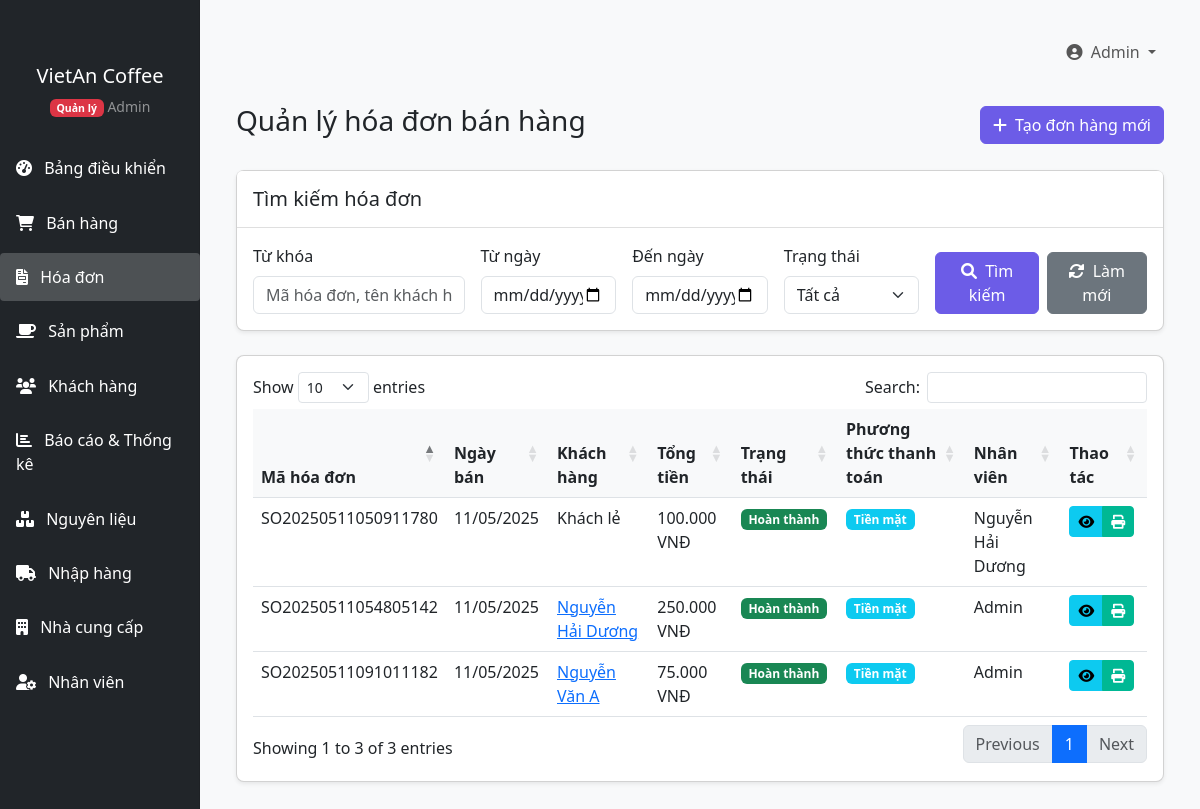
The app's page /QuanLyCafe/index.php?page=invoices (signed in) with its own data.
### tables this page shows
CREATE TABLE `sales_orders` (
  `id` int(11) NOT NULL,
  `order_number` varchar(20) NOT NULL,
  `customer_id` int(11) DEFAULT NULL,
  `user_id` int(11) DEFAULT NULL,
  `order_date` date NOT NULL,
  `total_amount` decimal(10,2) NOT NULL,
  `status` enum('pending','completed','cancelled') DEFAULT 'completed',
  `payment_method` enum('cash','card','transfer') DEFAULT 'cash',
  `notes` text DEFAULT NULL,
  `created_at` timestamp NOT NULL DEFAULT current_timestamp(),
  `updated_at` timestamp NOT NULL DEFAULT current_timestamp() ON UPDATE current_timestamp()
);

CREATE TABLE `users` (
  `id` int(11) NOT NULL,
  `name` varchar(100) NOT NULL,
  `email` varchar(100) NOT NULL,
  `password` varchar(255) NOT NULL,
  `role` enum('admin','staff') NOT NULL,
  `phone` varchar(20) DEFAULT NULL,
  `address` text DEFAULT NULL,
  `gender` enum('male','female','other') DEFAULT NULL,
  `birth_date` date DEFAULT NULL,
  `hire_date` date DEFAULT NULL,
  `status` enum('active','inactive') DEFAULT 'active',
  `created_at` timestamp NOT NULL DEFAULT current_timestamp(),
  `updated_at` timestamp NOT NULL DEFAULT current_timestamp() ON UPDATE current_timestamp()
);

CREATE TABLE `customers` (
  `id` int(11) NOT NULL,
  `name` varchar(100) NOT NULL,
  `email` varchar(100) DEFAULT NULL,
  `phone` varchar(20) DEFAULT NULL,
  `address` text DEFAULT NULL,
  `created_at` timestamp NOT NULL DEFAULT current_timestamp(),
  `updated_at` timestamp NOT NULL DEFAULT current_timestamp() ON UPDATE current_timestamp()
);

### QuanLyCafe/includes/functions.php (called while the page is built, shortened)
<?php
function formatCurrency($amount) {
    return number_format($amount, 0, ',', '.') . ' VNĐ';
}
function formatDate($date, $format = 'd/m/Y') {
    return date($format, strtotime($date));
}

### QuanLyCafe/views/invoices/index.php (the view, shortened to what this page needs)
<?php include 'includes/header.php'; ?>
<div class="container-fluid">
    <div class="d-flex justify-content-between align-items-center mb-4">
        <h1 class="h3">Quản lý hóa đơn bán hàng</h1>
        <a href="index.php?page=sales-orders" class="btn btn-primary">
            <i class="fas fa-plus me-1"></i> Tạo đơn hàng mới
        </a>
    </div>
    <div class="card mb-4">
        <div class="card-header">
            <h5 class="mb-0">Tìm kiếm hóa đơn</h5>
        </div>
        <div class="card-body">
            <form method="GET" action="index.php" class="row g-3">
                <div class="col-md-3">
                    <label for="keyword" class="form-label">Từ khóa</label>
                    <input type="text" class="form-control" id="keyword" name="keyword" placeholder="Mã hóa đơn, tên khách hàng, SĐT..." value="<?php echo isset($_GET['keyword']) ? $_GET['keyword'] : ''; ?>">
                </div>
                <div class="col-md-2">
                    <label for="date_from" class="form-label">Từ ngày</label>
                    <input type="date" class="form-control" id="date_from" name="date_from" value="<?php echo isset($_GET['date_from']) ? $_GET['date_from'] : ''; ?>">
                </div>
                <div class="col-md-2">
                    <label for="date_to" class="form-label">Đến ngày</label>
                    <input type="date" class="form-control" id="date_to" name="date_to" value="<?php echo isset($_GET['date_to']) ? $_GET['date_to'] : ''; ?>">
                </div>
                <div class="col-md-2">
                    <label for="status" class="form-label">Trạng thái</label>
                    <select class="form-select" id="status" name="status">
                        <option value="">Tất cả</option>
                    </select>
                </div>
                <div class="col-md-3 d-flex align-items-end">
                    <button type="submit" class="btn btn-primary me-2">
                        <i class="fas fa-search me-1"></i> Tìm kiếm
                    </button>
                    <a href="index.php?page=invoices" class="btn btn-secondary">
                        <i class="fas fa-sync-alt me-1"></i> Làm mới
                    </a>
                </div>
            </form>
        </div>
    </div>
    <div class="card">
        <div class="card-body">
            <div class="table-responsive">
                <table class="table table-hover datatable">
                    <thead>
                        <tr>
                            <th>Mã hóa đơn</th>
                            <th>Ngày bán</th>
                            <th>Khách hàng</th>
                            <th>Tổng tiền</th>
                            <th>Trạng thái</th>
                            <th>Phương thức thanh toán</th>
                            <th>Nhân viên</th>
                            <th>Thao tác</th>
                        </tr>
                    </thead>
                    <tbody>
                        <?php if (empty($invoices)): ?>
                            <tr>
                                <td colspan="8" class="text-center">Không có dữ liệu</td>
                            </tr>
                        <?php else: ?>
                            <?php foreach ($invoices as $invoice): ?>
                                <tr>
                                    <td><?php echo $invoice['order_number']; ?></td>
                                    <td><?php echo formatDate($invoice['order_date']); ?></td>
                                    <td>
                                        <?php if ($invoice['customer_id']): ?>
                                            <a href="index.php?page=customers&action=view&id=<?php echo $invoice['customer_id']; ?>">
                                                <?php echo $invoice['customer_name']; ?>
                                            </a>
                                        <?php else: ?>
                                            Khách lẻ
                                        <?php endif; ?>
                                    </td>
                                    <td><?php echo formatCurrency($invoice['total_amount']); ?></td>
                                    <td>
                                        <?php if ($invoice['status'] == 'completed'): ?>
                                            <span class="badge bg-success">Hoàn thành</span>
                                        <?php elseif ($invoice['status'] == 'pending'): ?>
                                            <span class="badge bg-warning">Đang xử lý</span>
                                        <?php else: ?>
                                            <span class="badge bg-danger">Đã hủy</span>
                                        <?php endif; ?>
                                    </td>
                                    <td>
                                        <?php
                                        switch ($invoice['payment_method']) {
                                            case 'cash':
                                                echo '<span class="badge bg-info">Tiền mặt</span>';
                                                break;
                                        }
                                        ?>
                                    </td>
                                    <td><?php echo $invoice['user_name']; ?></td>
                                    <td>
                                        <div class="btn-group">
                                            <a href="index.php?page=invoices&action=view&id=<?php echo $invoice['id']; ?>" class="btn btn-sm btn-info" data-bs-toggle="tooltip" title="Xem chi tiết">
                                                <i class="fas fa-eye"></i>
                                            </a>
                                            <a href="index.php?page=invoices&action=print&id=<?php echo $invoice['id']; ?>" class="btn btn-sm btn-success" data-bs-toggle="tooltip" title="In hóa đơn" target="_blank">
                                                <i class="fas fa-print"></i>
                                            </a>
                                        </div>
                                    </td>
                                </tr>
                            <?php endforeach; ?>
                        <?php endif; ?>
                    </tbody>
                </table>
            </div>
        </div>
    </div>
</div>
<?php include 'includes/footer.php'; ?>

### records on screen
sales_orders: order_number "SO20250511050911780", order_date "11/05/2025", shows "Khách lẻ", total_amount "100.000 VNĐ", status "Hoàn thành", payment_method "Tiền mặt", user.name "Nguyễn Hải Dương"
sales_orders: order_number "SO20250511054805142", order_date "11/05/2025", customer.name "Nguyễn Hải Dương", total_amount "250.000 VNĐ", status "Hoàn thành", payment_method "Tiền mặt", user.name "Admin"
sales_orders: order_number "SO20250511091011182", order_date "11/05/2025", customer.name "Nguyễn Văn A", total_amount "75.000 VNĐ", status "Hoàn thành", payment_method "Tiền mặt", user.name "Admin"

### other values on screen
getCurrentUserName() "Admin"
